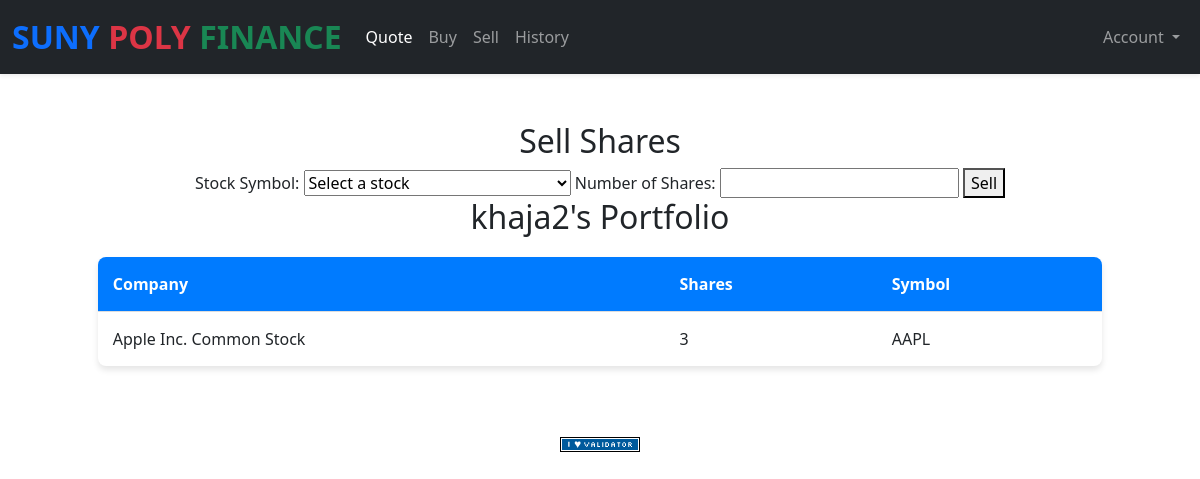
Screenshot of /sell (signed in) with the database file from the repository.
### tables this page shows
CREATE TABLE users (id INTEGER PRIMARY KEY AUTOINCREMENT NOT NULL, username TEXT NOT NULL, hash TEXT NOT NULL, cash NUMERIC NOT NULL DEFAULT 10000.00);

CREATE TABLE "portfolio" (    id INTEGER PRIMARY KEY AUTOINCREMENT NOT NULL,    user_id INTEGER NOT NULL,    symbol TEXT,    company_name TEXT,    shares INTEGER,    FOREIGN KEY (user_id) REFERENCES users (id));

### app.py (the view, shortened to what this page needs)
@app.route("/sell", methods=["GET", "POST"])
@login_required
def sell():
    user_id = session['user_id']
    portfolio = db.execute("SELECT * FROM portfolio WHERE user_id = ?", user_id)
    username = db.execute("SELECT username FROM users WHERE id = ?", user_id)[0]['username']
    return render_template("sell.html", portfolio=portfolio, username=username)

### app.py (called while the page is built)
@app.after_request
def after_request(response):
    response.headers["Cache-Control"] = "no-cache, no-store, must-revalidate"
    response.headers["Expires"] = 0
    response.headers["Pragma"] = "no-cache"
    return response

### helpers.py (called while the page is built)
def login_required(f):
    @wraps(f)
    def decorated_function(*args, **kwargs):
        if session.get("user_id") is None:
            return redirect("/login")
        return f(*args, **kwargs)
    return decorated_function

### templates/sell.html (shortened to what this page needs)
{% extends "layout.html" %}
{% block main %}
<h2>Sell Shares</h2>
<form action="/sell" method="post">
    <label for="symbol">Stock Symbol:</label>
    <select name="symbol" id="symbol" required>
        <option value="" disabled selected>Select a stock</option>
    </select>
    <label for="shares">Number of Shares:</label>
    <input type="number" id="shares" name="shares" min="1" required>
    <button type="submit">Sell</button>
</form>
<h2>{{ username }}'s Portfolio</h2>
<table>
    <thead>
        <tr>
            <th>Company</th>
            <th>Shares</th>
            <th>Symbol</th>
        </tr>
    </thead>
    <tbody>
        {% for stock in portfolio %}
        <tr>
            <td>{{ stock.company_name }}</td>
            <td>{{ stock.shares }}</td>
            <td>{{ stock.symbol }}</td>
        </tr>
        {% endfor %}
    </tbody>
</table>
{% endblock %}

### static/styles.css (style rules this page uses)
table { width: 100%; margin: 20px 0; border-collapse: collapse; background-color: #fff; box-shadow: 0 4px 6px rgba(0, 0, 0, 0.1); border-radius: 8px; overflow: hidden; }
thead tr { background-color: #007bff; color: #fff; text-align: left; font-weight: bold; }
td, th { padding: 15px; border-bottom: 1px solid #ddd; text-align: left; }
tbody tr:last-child td { border-bottom: none; }
table { margin: 20px auto; max-width: 90%; }
input::placeholder { opacity: 0.7; color: #6c757d; font-style: italic; }

### rows the page displays
users: username "khaja2"
portfolio: company_name "Apple Inc. Common Stock", shares "3", symbol "AAPL"
